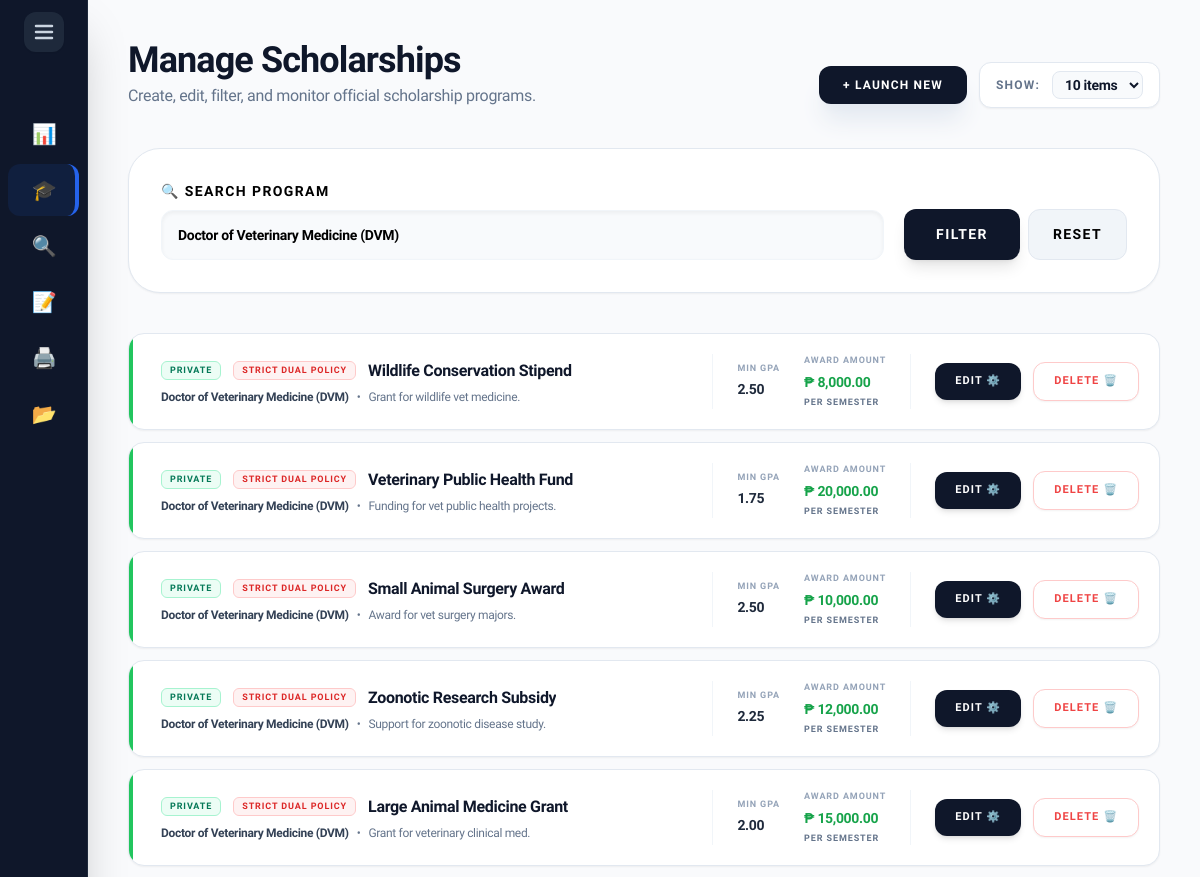
Page /external_admin/scholarships.php?program=Doctor of Veterinary Medicine (DVM) (signed in, upper part) on the earlier database version.
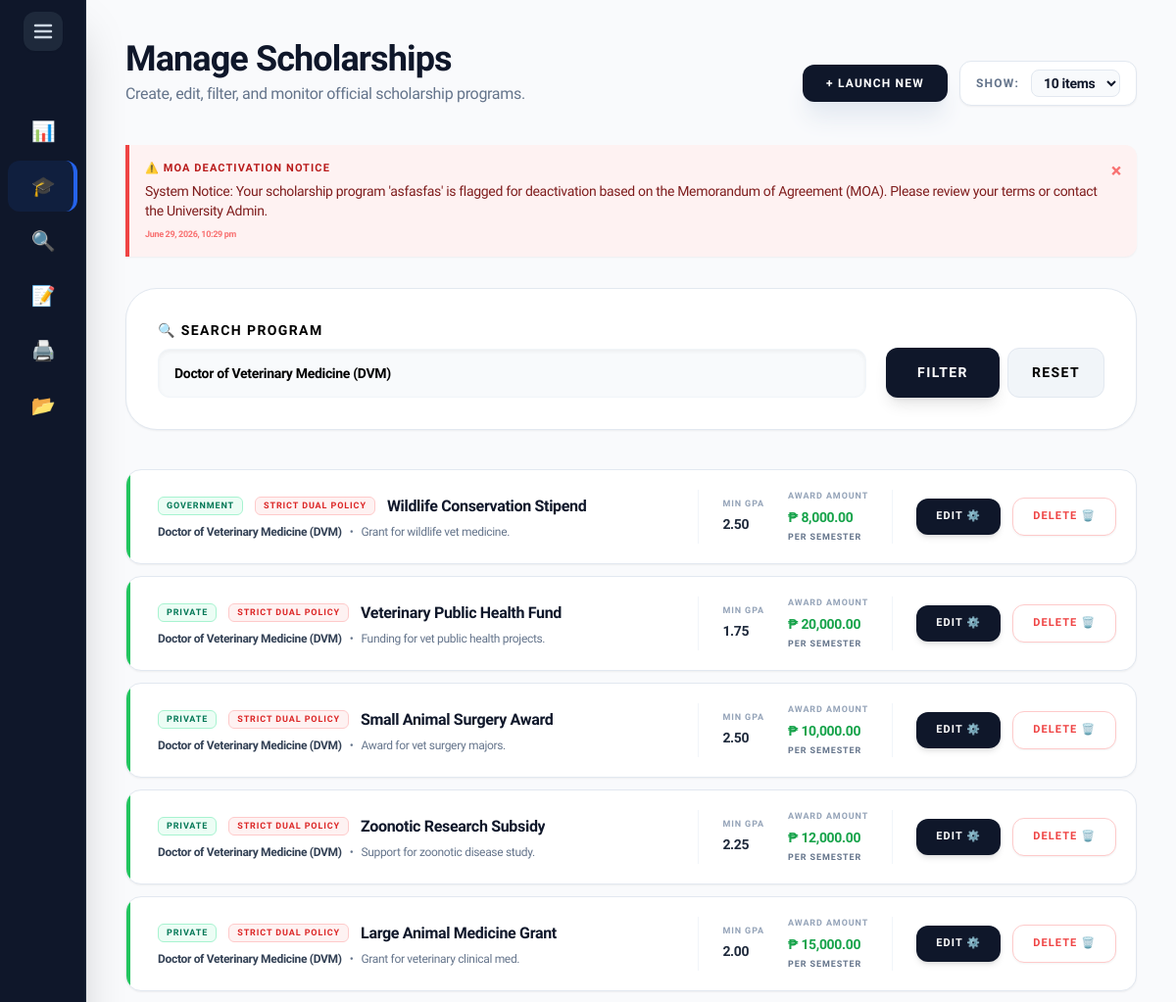
Same page on the later database version.
### tables this page shows
CREATE TABLE `scholarship` (
  `ScholarshipID` int(11) NOT NULL AUTO_INCREMENT,
  `ProgramID` int(11) NOT NULL,
  `YearLevel` varchar(50) DEFAULT NULL,
  `Name` varchar(150) NOT NULL,
  `Description` text DEFAULT NULL,
  `Deadline` date NOT NULL,
  `AwardAmount` decimal(10,2) DEFAULT NULL,
  `NumberOfSlots` int(11) DEFAULT NULL,
  `Status` varchar(20) DEFAULT 'Active',
  `MinimumGWA` decimal(4,2) DEFAULT 2.00,
  `CreatedBy` int(11) DEFAULT NULL,
  `GenderRequirement` varchar(20) NOT NULL DEFAULT 'Any',
  `ScholarshipType` enum('Private','Government') DEFAULT 'Private',
  `FormConfig` varchar(255) DEFAULT 'Academic,Family,Financial,Essay',
  `ReleaseFrequency` varchar(50) DEFAULT 'Per Semester',
  `AllowsDual` enum('Yes','No') NOT NULL DEFAULT 'No',
  PRIMARY KEY (`ScholarshipID`),
  KEY `ProgramID` (`ProgramID`),
  KEY `fk_scholarship_creator` (`CreatedBy`),
  CONSTRAINT `fk_scholarship_creator` FOREIGN KEY (`CreatedBy`) REFERENCES `users` (`UserID`) ON DELETE SET NULL,
  CONSTRAINT `scholarship_ibfk_1` FOREIGN KEY (`ProgramID`) REFERENCES `program` (`ProgramID`) ON DELETE CASCADE
);

CREATE TABLE `program` (
  `ProgramID` int(11) NOT NULL AUTO_INCREMENT,
  `ProgramName` varchar(150) NOT NULL,
  PRIMARY KEY (`ProgramID`)
);

CREATE TABLE `system_notifications` (
  `NotifID` int(11) NOT NULL AUTO_INCREMENT,
  `RecipientID` int(11) NOT NULL,
  `Title` varchar(255) NOT NULL,
  `Message` text NOT NULL,
  `IsRead` tinyint(1) DEFAULT 0,
  `DateCreated` datetime DEFAULT current_timestamp(),
  PRIMARY KEY (`NotifID`)
);

### includes/sidebar_logic.php (called while the page is built)
<?php
if (!function_exists('getSidebarClass')) {
    function getSidebarClass($pageName) {
        $currentPage = basename($_SERVER['PHP_SELF']);
        if ($currentPage === $pageName) {
            return 'bg-blue-600/10 text-blue-500 border-r-4 border-blue-600';
        }
        return 'text-slate-400 hover:bg-slate-800 hover:text-white';
    }
}
?>

### external_admin/scholarships.php (the view, shortened to what the changed rows need)
<?php
include '../includes/db_connect.php';
include '../includes/header.php';
include '../includes/external_sidebar.php';
$filter_program = $_GET['program'] ?? '';
$sort_by        = $_GET['sort_by'] ?? '';
try {
    $query = "
        SELECT sch.*, p.ProgramName,
            (SELECT GROUP_CONCAT(CONCAT(RequirementID, '::', DocumentName) SEPARATOR '||')
             FROM document_requirement dr WHERE dr.ScholarshipID = sch.ScholarshipID) AS Requirements,
            (SELECT GROUP_CONCAT(CONCAT(CriteriaID, '::', CriteriaName) SEPARATOR '||')
             FROM scholarship_criteria sc WHERE sc.ScholarshipID = sch.ScholarshipID) AS CriteriaList,
            (SELECT GROUP_CONCAT(CONCAT(FieldID, '::', FieldName, '::', FieldType) SEPARATOR '||')
             FROM scholarship_custom_fields scf WHERE scf.ScholarshipID = sch.ScholarshipID) AS CustomFields
        FROM scholarship sch
        LEFT JOIN program p ON sch.ProgramID = p.ProgramID
        WHERE sch.CreatedBy = :evaluator_id
    ";
    $params = ['evaluator_id' => $_SESSION['user_id']];
    if (!empty($filter_program)) { $query .= " AND p.ProgramName LIKE :program"; $params['program'] = "%" . trim($filter_program) . "%"; }
    if ($sort_by === 'amount_asc') { $query .= " ORDER BY sch.AwardAmount ASC, sch.Name ASC"; }
    elseif ($sort_by === 'amount_desc') { $query .= " ORDER BY sch.AwardAmount DESC, sch.Name ASC"; }
    elseif ($sort_by === 'slots_asc') { $query .= " ORDER BY sch.NumberOfSlots ASC, sch.Name ASC"; }
    elseif ($sort_by === 'slots_desc') { $query .= " ORDER BY sch.NumberOfSlots DESC, sch.Name ASC"; }
    else { $query .= " ORDER BY sch.ScholarshipID DESC"; }
    $stmt = $pdo->prepare($query);
    $stmt->execute($params);
    $scholarships = $stmt->fetchAll();
    $notif_stmt = $pdo->prepare("SELECT * FROM system_notifications WHERE RecipientID = ? AND IsRead = 0 ORDER BY DateCreated DESC");
    $notif_stmt->execute([$_SESSION['user_id']]);
    $notifications = $notif_stmt->fetchAll(PDO::FETCH_ASSOC);
} catch (PDOException $e) { die("Database Error: " . $e->getMessage()); }
?>
<main class="flex-1 p-5 lg:p-10 lg:ml-72 bg-slate-50/50 min-h-screen transition-all duration-300">
    <header class="mb-8 lg:mb-10 flex flex-col sm:flex-row sm:items-end justify-between gap-4">
        <div>
            <h2 class="text-3xl lg:text-4xl font-black text-slate-900 tracking-tight">Manage Scholarships</h2>
        </div>
    </header>
    <?php if(!empty($notifications)): ?>
        <div class="mb-8 space-y-3">
            <?php foreach($notifications as $notif): ?>
                <div class="bg-red-50 border-l-4 border-red-500 p-4 rounded-r-xl shadow-sm flex justify-between items-start">
                    <div>
                        <h4 class="text-red-700 font-black uppercase tracking-widest text-[11px] mb-1">⚠️ <?= htmlspecialchars($notif['Title']) ?></h4>
                        <p class="text-red-900 font-medium text-sm"><?= htmlspecialchars($notif['Message']) ?></p>
                        <span class="text-[9px] font-bold text-red-400 mt-2 block"><?= date('F j, Y, g:i a', strtotime($notif['DateCreated'])) ?></span>
                    </div>
                    <form action="../actions/process_crud.php" method="POST" class="m-0 shrink-0">
                        <button type="submit" class="text-red-400 hover:text-red-700 font-black text-xl leading-none">&times;</button>
                    </form>
                </div>
            <?php endforeach; ?>
        </div>
    <?php endif; ?>
    <div id="scholarshipsGrid" class="flex flex-col gap-3">
        <?php foreach($scholarships as $s): ?>
            <div class="scholarship-card bg-white rounded-2xl border border-slate-200 shadow-sm hover:shadow-md hover:border-blue-300 transition-all flex flex-col lg:flex-row items-start lg:items-center justify-between p-5 group relative overflow-hidden">
                <div class="absolute top-0 left-0 w-1 h-full <?= $s['Status'] === 'Active' ? 'bg-green-500' : 'bg-slate-300' ?>"></div>
                <div class="flex-1 min-w-0 pr-4 lg:pr-8 pl-3 w-full lg:w-auto">
                    <div class="flex items-center gap-3 mb-1.5 flex-wrap">
                        <span class="bg-emerald-50 text-emerald-700 px-2 py-0.5 rounded-md text-[9px] font-black uppercase tracking-widest border border-emerald-200 shrink-0">
                            <?= htmlspecialchars($s['ScholarshipType'] ?? 'Private') ?>
                        </span>
                        <?php if($s['AllowsDual'] === 'No'): ?>
                            <span class="bg-red-50 text-red-600 px-2 py-0.5 rounded-md text-[9px] font-black uppercase tracking-widest border border-red-200 shrink-0">Strict Dual Policy</span>
                        <?php endif; ?>
                        <h4 class="text-base font-black text-slate-900 truncate"><?= htmlspecialchars($s['Name']) ?></h4>
                    </div>
                    <div class="flex items-center gap-2 text-xs font-medium text-slate-500 truncate mb-2 lg:mb-0">
                        <span class="text-slate-700 font-bold"><?= htmlspecialchars($s['ProgramName'] ?? 'All Programs') ?></span>
                        <span class="hidden md:inline">•</span>
                        <span class="truncate hidden md:inline"><?= htmlspecialchars($s['Description']) ?></span>
                    </div>
                </div>
                <div class="hidden md:flex items-center gap-6 px-6 border-x border-slate-100 shrink-0">
                    <div>
                        <span class="text-[9px] font-bold text-slate-400 uppercase tracking-widest block mb-0.5">Min GPA</span>
                        <span class="text-sm font-black text-slate-800"><?= number_format($s['MinimumGWA'] ?? 2.00, 2) ?></span>
                    </div>
                    <div>
                        <span class="text-[9px] font-bold text-slate-400 uppercase tracking-widest block mb-0.5">Award Amount</span>
                        <span class="text-sm font-black text-green-600">₱ <?= number_format($s['AwardAmount'], 2) ?></span>
                        <span class="text-[9px] font-bold text-slate-500 uppercase tracking-widest block mt-0.5"><?= htmlspecialchars($s['ReleaseFrequency'] ?? 'Per Semester') ?></span>
                    </div>
                </div>
                <div class="mt-4 lg:mt-0 flex items-center justify-between lg:justify-end w-full lg:w-auto shrink-0 gap-3 pl-0 lg:pl-6">
                    <button type="button"
                        data-id="<?= $s['ScholarshipID'] ?>"
                        data-name="<?= htmlspecialchars($s['Name'] ?? '', ENT_QUOTES) ?>"
                        data-desc="<?= htmlspecialchars($s['Description'] ?? '', ENT_QUOTES) ?>"
                        data-amount="<?= $s['AwardAmount'] ?? 0 ?>"
                        data-release="<?= htmlspecialchars($s['ReleaseFrequency'] ?? 'Per Semester', ENT_QUOTES) ?>"
                        data-gpa="<?= $s['MinimumGWA'] ?? 2.00 ?>"
                        data-deadline="<?= $s['Deadline'] ?? '' ?>"
                        data-program="<?= $s['ProgramID'] ?? '' ?>"
                        data-year="<?= htmlspecialchars($s['YearLevel'] ?? '', ENT_QUOTES) ?>"
                        data-status="<?= htmlspecialchars($s['Status'] ?? '', ENT_QUOTES) ?>"
                        data-slots="<?= htmlspecialchars($s['NumberOfSlots'] ?? '', ENT_QUOTES) ?>"
                        data-requirements="<?= htmlspecialchars($s['Requirements'] ?? '', ENT_QUOTES) ?>"
                        data-criteria="<?= htmlspecialchars($s['CriteriaList'] ?? '', ENT_QUOTES) ?>"
                        data-customfields="<?= htmlspecialchars($s['CustomFields'] ?? '', ENT_QUOTES) ?>"
                        data-gender="<?= htmlspecialchars($s['GenderRequirement'] ?? 'Any', ENT_QUOTES) ?>"
                        data-type="<?= htmlspecialchars($s['ScholarshipType'] ?? 'Private', ENT_QUOTES) ?>"
                        data-dual="<?= htmlspecialchars($s['AllowsDual'] ?? 'No', ENT_QUOTES) ?>"
                        onclick="openEditModal(this)"
                        class="bg-slate-900 text-white hover:bg-blue-600 px-5 py-2.5 rounded-xl text-[11px] font-black uppercase tracking-widest transition-all shadow-md active:scale-95 shrink-0 whitespace-nowrap">
                        Edit ⚙️
                    </button>
                    <form action="../actions/process_crud.php" method="POST" class="m-0" onsubmit="return confirm('Are you sure you want to permanently delete this scholarship? All applications and dynamic forms attached to it will be wiped out.');">
                        <button type="submit" class="bg-white border border-red-200 text-red-500 hover:bg-red-500 hover:text-white px-5 py-2.5 rounded-xl text-[11px] font-black uppercase tracking-widest transition-all shadow-sm active:scale-95 shrink-0 whitespace-nowrap">
                            Delete 🗑️
                        </button>
                    </form>
                </div>
            </div>
        <?php endforeach; ?>
    </div>
</main>
<?php include '../includes/footer.php'; ?>

### includes/external_sidebar.php (shortened to what the changed rows need)
<?php include 'sidebar_logic.php'; ?>
<aside id="main-sidebar" class="fixed left-0 top-0 h-full bg-slate-900 text-white py-6 z-[999] flex flex-col border-r border-slate-800 shadow-2xl transition-all duration-300 overflow-hidden">
    <nav class="flex-1 mt-4">
        <?php
        $nav_items = [
            ['dashboard.php',    '📊', 'Overview'],
            ['scholarships.php', '🎓', 'Scholarships'],
            ['verify.php',       '🔍', 'Verify Docs'],
            ['score.php',        '📝', 'Score Apps'],
            ['reports.php',      '🖨️', 'Reports'],
            ['archive.php',      '📂', 'Archive']
        ];
        foreach ($nav_items as $item):
            $active = getSidebarClass($item[0]);
        ?>
            <a href="<?= $item[0] ?>" class="nav-link font-bold text-sm <?= $active ?> group">
                <div class="icon-box"><?= $item[1] ?></div>
            </a>
        <?php endforeach; ?>
    </nav>
</aside>

Differences in the rows shown:
added system_notifications: Title "MOA DEACTIVATION NOTICE", Message "System Notice: Your scholarship program 'asfasfas' is flagged for deactivation based on the Memorandum of Agreement (MOA). Please review your terms or contact the University Admin.", DateCreated "June 29, 2026, 10:29 pm"
changed scholarship "Wildlife Conservation Stipend": ScholarshipType "PRIVATE" → "GOVERNMENT"
